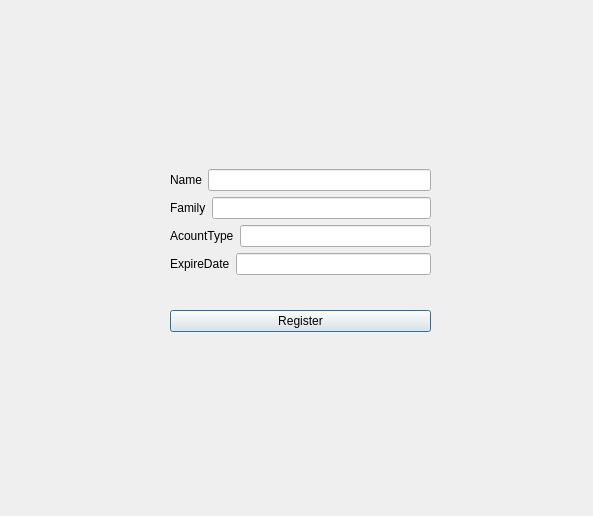
<?xml version="1.0" encoding="UTF-8"?>
<ui version="4.0">
 <class>Window_RegisterNewAccount</class>
 <widget class="QDialog" name="Window_RegisterNewAccount">
  <property name="geometry">
   <rect>
    <x>0</x>
    <y>0</y>
    <width>593</width>
    <height>516</height>
   </rect>
  </property>
  <property name="windowTitle">
   <string>Dialog</string>
  </property>
  <widget class="QWidget" name="">
   <property name="geometry">
    <rect>
     <x>170</x>
     <y>140</y>
     <width>261</width>
     <height>221</height>
    </rect>
   </property>
   <layout class="QVBoxLayout" name="verticalLayout_2">
    <item>
     <layout class="QVBoxLayout" name="verticalLayout">
      <item>
       <layout class="QHBoxLayout" name="horizontalLayout">
        <item>
         <widget class="QLabel" name="label_Name">
          <property name="text">
           <string>Name</string>
          </property>
         </widget>
        </item>
        <item>
         <widget class="QLineEdit" name="lineEdit_Name">
          <property name="enabled">
           <bool>true</bool>
          </property>
         </widget>
        </item>
       </layout>
      </item>
      <item>
       <layout class="QHBoxLayout" name="horizontalLayout_2">
        <item>
         <widget class="QLabel" name="label_Family">
          <property name="text">
           <string>Family</string>
          </property>
         </widget>
        </item>
        <item>
         <widget class="QLineEdit" name="lineEdit_Family"/>
        </item>
       </layout>
      </item>
      <item>
       <layout class="QHBoxLayout" name="horizontalLayout_3">
        <item>
         <widget class="QLabel" name="label_AccountType">
          <property name="text">
           <string>AcountType</string>
          </property>
         </widget>
        </item>
        <item>
         <widget class="QLineEdit" name="lineEdit_AccountType"/>
        </item>
       </layout>
      </item>
      <item>
       <layout class="QHBoxLayout" name="horizontalLayout_4">
        <item>
         <widget class="QLabel" name="label_ExpireDate">
          <property name="text">
           <string>ExpireDate</string>
          </property>
         </widget>
        </item>
        <item>
         <widget class="QLineEdit" name="lineEdit_ExpireDate"/>
        </item>
       </layout>
      </item>
     </layout>
    </item>
    <item>
     <widget class="QPushButton" name="pushButton_Register">
      <property name="text">
       <string>Register</string>
      </property>
     </widget>
    </item>
   </layout>
  </widget>
 </widget>
 <resources/>
 <connections/>
</ui>
